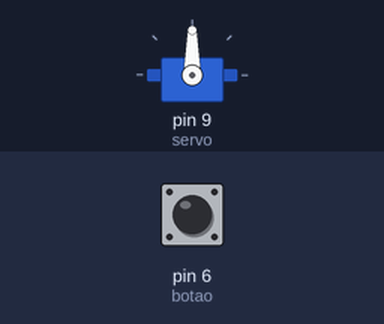
The sketch below on a simulated Arduino Uno, built with avr-gcc and run on an emulated ATmega328P. Parts: servo. Inputs (shaded band) come from the test bench; at power-on: pin 6 (botao) LOW.

Above: at 1.2 s.
1.3 s: pin 6 (botao) pulled HIGH for 1 s
At 2.9 s:
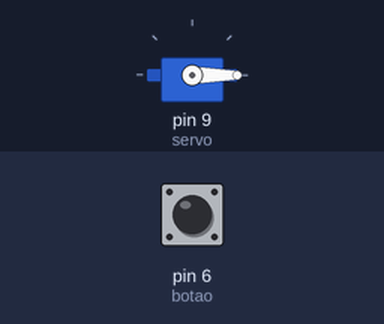
4.3 s: pin 6 (botao) pulled HIGH for 0.15 s
At 5.5 s:
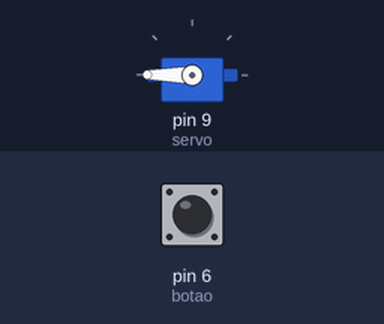
5.9 s: pin 6 (botao) pulled HIGH for 3.2 s
At 6.07 s:
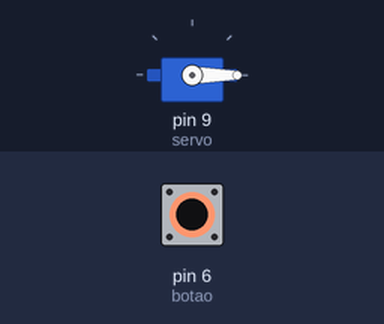
Timing chart, 0 to 10.5 s (numbered marks = the images above; inputs shaded):
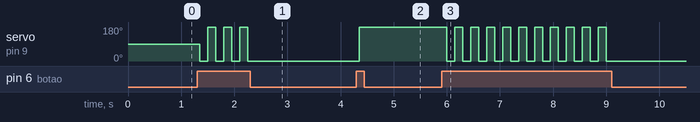

Measured:
- after the input at 1.3 s, servo on pin 9 (servo): alternates 180° for 0.15 s and 0° for 0.15 s, 7 changes in all, then stays 0°, starting after 0.05 s
- after the input at 4.3 s, servo on pin 9 (servo): 0° → 180° after 0.05 s
- after the input at 5.9 s, servo on pin 9 (servo): alternates 180° for 0.15 s and 0° for 0.15 s, 21 changes in all, then stays 0°, starting after 0.10 s

The sketch:

Servo_com_botao.ino
```cpp
#include<Servo.h>

int botao=6,val,inc=0,i,j;

Servo servo;

void setup(){

  pinMode(botao,INPUT);
  servo.attach(9);

}

void loop(){

val=digitalRead(botao);

 if(val==HIGH){

   inc=inc+1;

 if(inc%2!=0){

   servo.write(0);
 }
 else{
   servo.write(180);
 }
 }

 delay(150);

}
```
